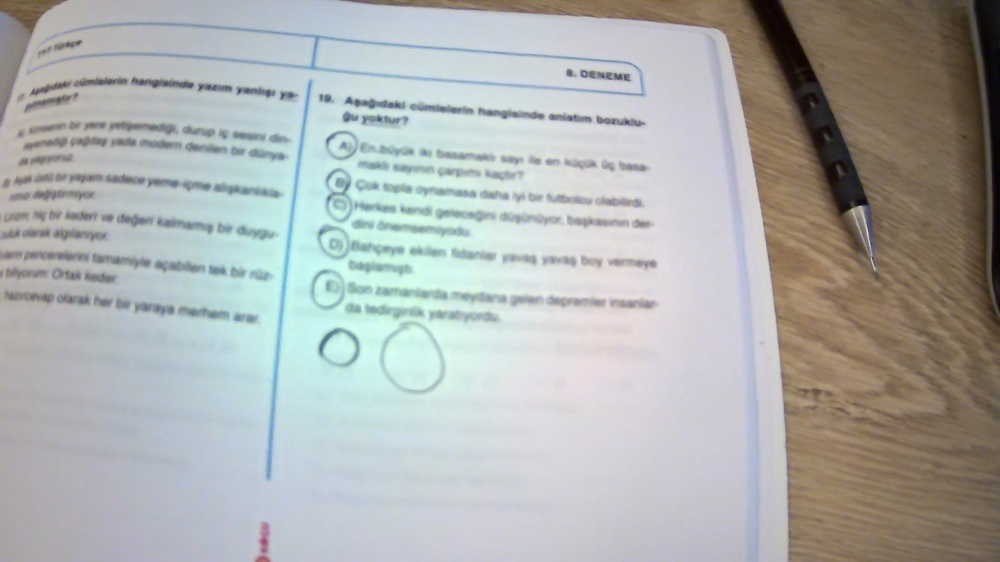
#> input picture lib/detect_chics/can_shape_2.jpg, 1000 x 562 px, shrunk from 1920 x 1080 before the run
$ python 'irregular_shaped .py'
#> lines starting #> are read from the running program, lines starting #| are printed output that depends on the picture; after the words box and inside, x2 and y2 are one past the last pixel; in counts of white or black regions, pixels touching at a corner belong together
#> further down, image is the input picture: shape (562, 1000, 3); mean B, G, R 174.3, 176.2, 173.7
import cv2
import numpy as np

def detect_irregular_circles(image):
    # Convert the image to grayscale

    gray = cv2.cvtColor(image, cv2.COLOR_BGR2GRAY)
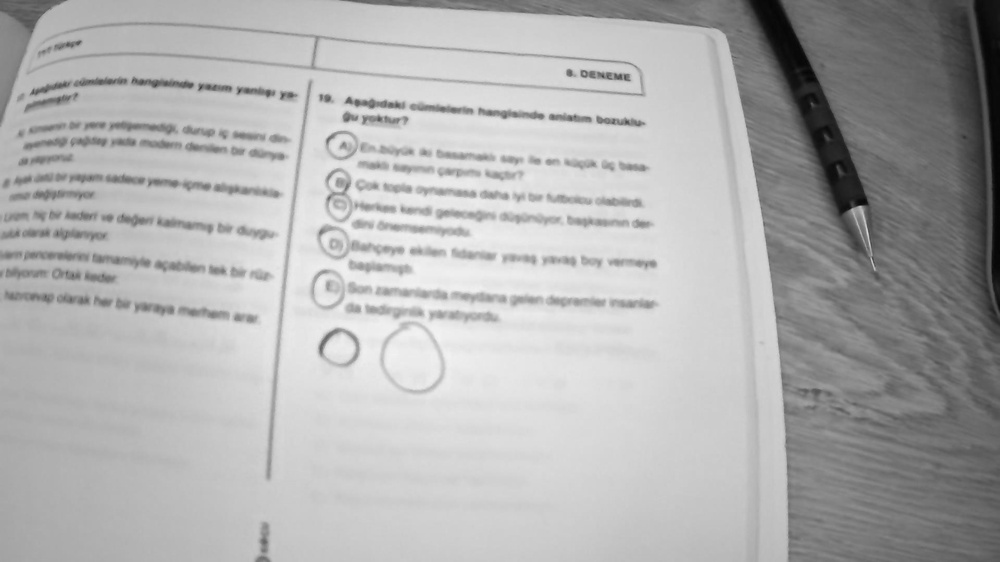
#> gray: shape (562, 1000); min 4, max 245, mean 175.2


    # Apply a Gaussian blur to the grayscale image
    blurred = cv2.GaussianBlur(gray, (5, 5), 0)

    thresh2 = cv2.adaptiveThreshold(gray, 255, cv2.ADAPTIVE_THRESH_GAUSSIAN_C, cv2.THRESH_BINARY, 199, 5)
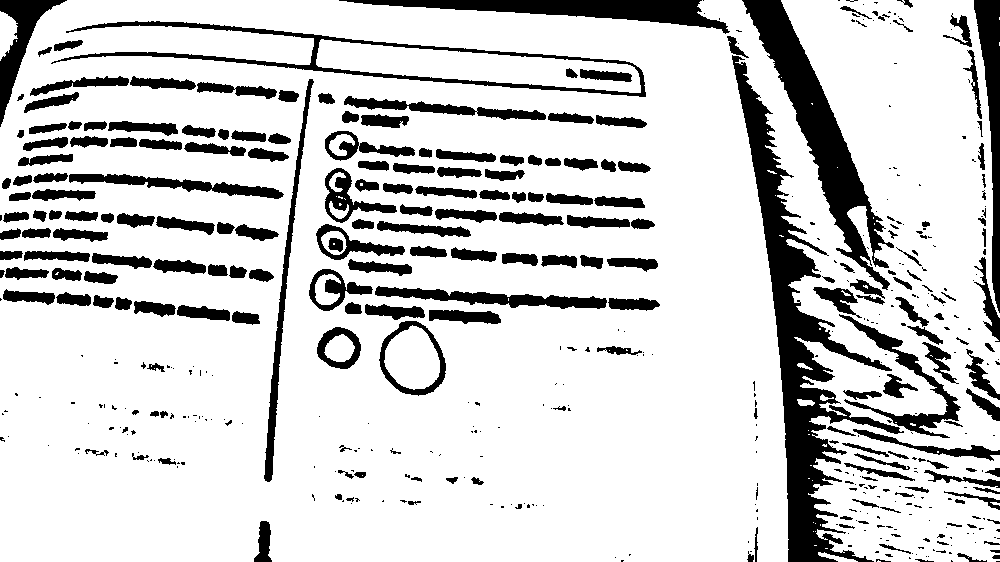
#> thresh2: shape (562, 1000); 81.6% white; 502 black regions (281 under 20 px), largest, box (x1, y1, x2, y2) and area: (732, 55, 904, 562) 17272, (742, 0, 894, 290) 9759, (339, 0, 730, 34) 5019
    # Use Canny edge detection
    canny = cv2.Canny(blurred, 50, 150)
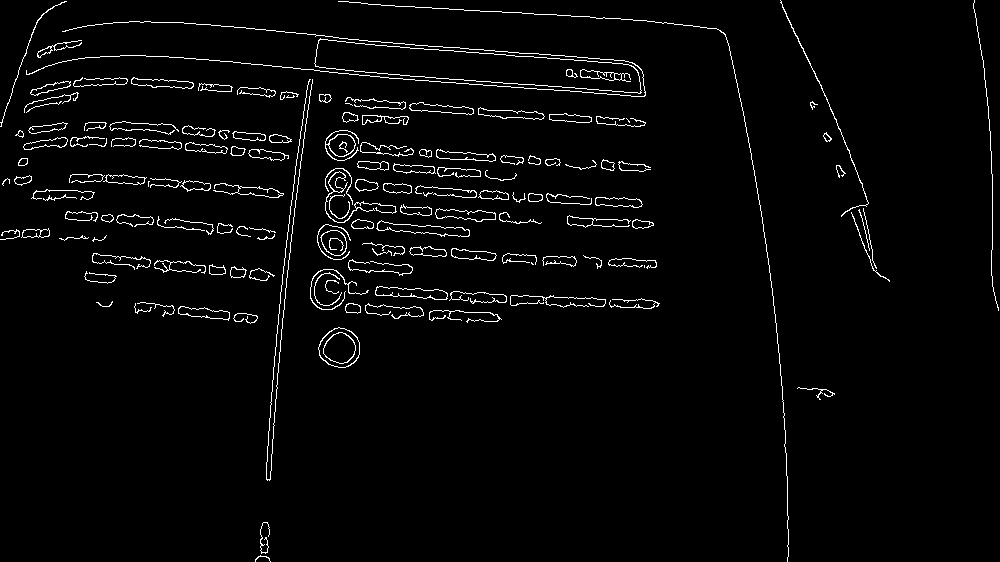
#> canny: shape (562, 1000); 2.9% white in thin lines or dots

    # Find contours in the edge-detected image
    contours, _ = cv2.findContours(canny, cv2.RETR_EXTERNAL, cv2.CHAIN_APPROX_SIMPLE)
#> contours = 144 contours, 81 with area under 20; largest, box (x1, y1, x2, y2) and area: (314, 38, 642, 94) 9022, (318, 327, 360, 368) 1252, (376, 220, 470, 237) 672, (375, 286, 448, 300) 578, (320, 230, 347, 256) 497

    # Approximate each contour as a circle
    for contour in contours:
        ((x, y), radius) = cv2.minEnclosingCircle(contour)
        if radius > 0:
            # Convert the radius to an integer
            radius = int(radius)

            # Draw the circle on the original image
            cv2.circle(image, (int(x), int(y)), radius, (0, 255, 0), 4)
#> this loop made 144 passes
#> (contour, x, y, radius) on passes 23, 25: ([[644, 265], [644, 267]], 644, 266, 1), ([[531, 262], [531, 263], [532, 264], [533, 264]], 532, 263, 1)
#> (x, y, radius) on passes 1 to 6: (262.5, 560, 7), (264, 537.5, 15), (815.5, 391, 18), (338.9, 347.9, 21), (245, 317, 12), (465, 315.5, 36)
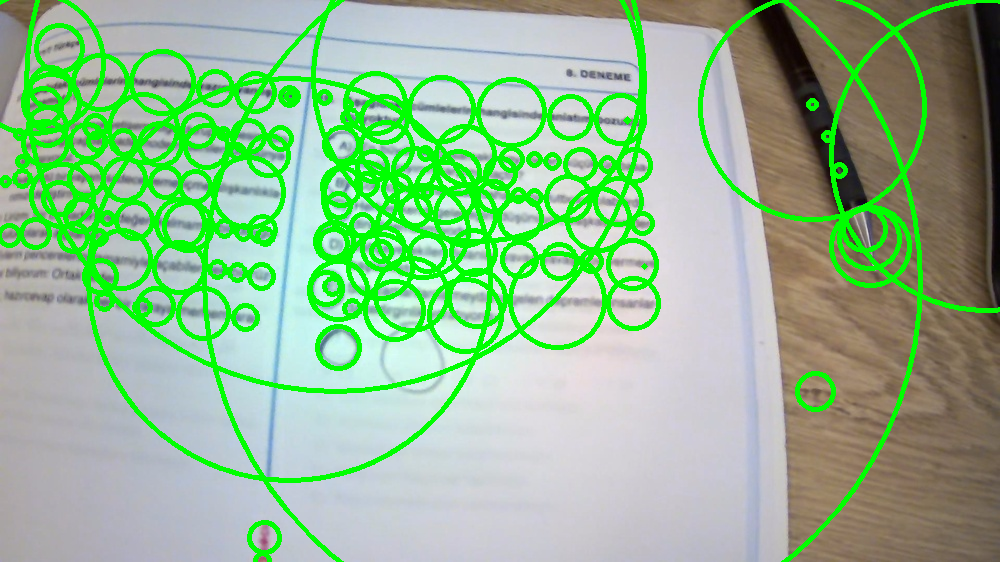
#> image: shape (562, 1000, 3); 15.56% of pixels changed, all inside (x1, y1, x2, y2) = (0, 0, 1000, 562)

    # Return the original image with circles drawn on it
    return thresh2

# Read the image from file
image = cv2.imread('can_shape_2.jpg')

# Detect irregularly shaped circles in the image
detected_image = detect_irregular_circles(image)

# Display the original image with circles drawn on it
cv2.imshow('Detected Circles', detected_image)
cv2.waitKey(0)
cv2.destroyAllWindows()

$ run again, with lib/detect_chics/can_shape_3.jpg copied over lib/detect_chics/can_shape_2.jpg
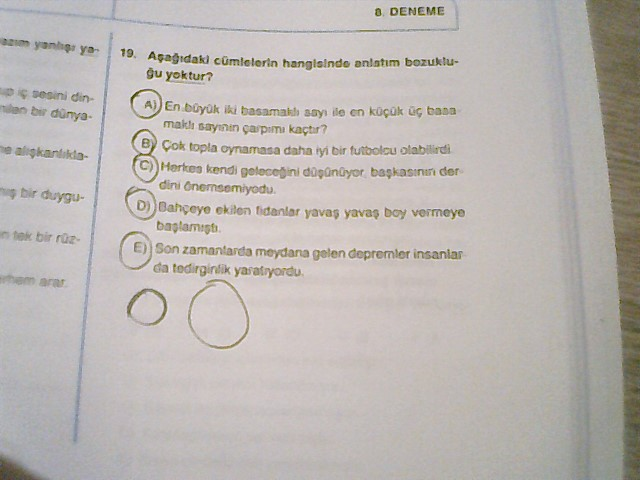
#> input picture lib/detect_chics/can_shape_3.jpg, 640 x 480 px
#> image is the input picture: shape (480, 640, 3); mean B, G, R 178.6, 182.4, 187.8
#> in detect_irregular_circles, `thresh2 = cv2.adaptiveThreshold(gray, 255, cv2.ADAPTIVE_THRESH_GAUSSIA..`:
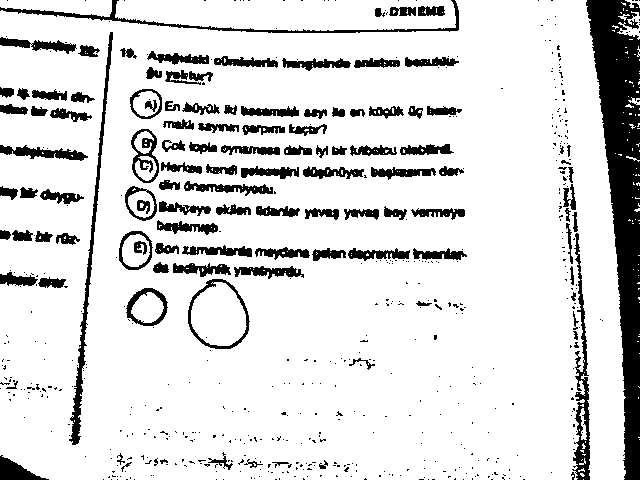
#> thresh2: shape (480, 640); 85.8% white; 603 black regions (489 under 20 px), largest, box (x1, y1, x2, y2) and area: (586, 0, 640, 480) 12813, (69, 32, 113, 445) 1781, (572, 233, 590, 480) 1560
#> canny: shape (480, 640); 4.3% white in thin lines or dots
#> contours = 123 contours, 61 with area under 20; largest, box (x1, y1, x2, y2) and area: (187, 278, 250, 350) 3332, (127, 288, 168, 327) 1171, (118, 231, 153, 271) 1082, (130, 88, 163, 120) 805, (131, 128, 160, 184) 718
#> the loop in detect_irregular_circles, `for contour in contours:` made 123 passes
#> (contour, x, y, radius) on passes 34, 38: ([[223, 205], [223, 206]], 223, 205.5, 0), ([[59, 196], [58, 197], [58, 200], [58, 197]], 58.5, 198, 2)
#> after the loop in detect_irregular_circles, `for contour in contours:`:
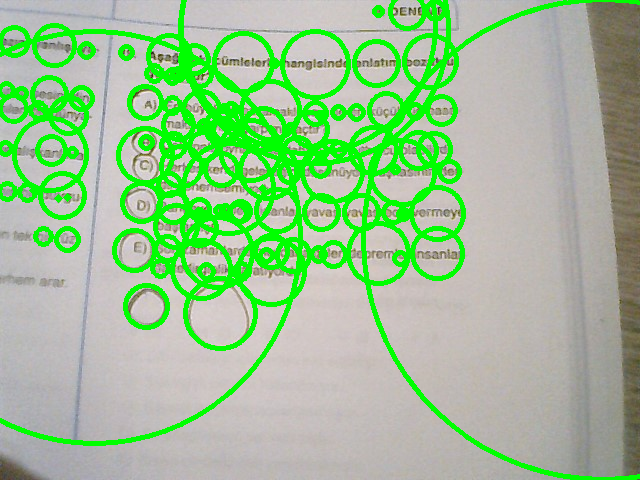
#> image: shape (480, 640, 3); 16.99% of pixels changed, all inside (x1, y1, x2, y2) = (0, 0, 640, 480)

$ run again, with lib/detect_chics/can_shape.jpg copied over lib/detect_chics/can_shape_2.jpg
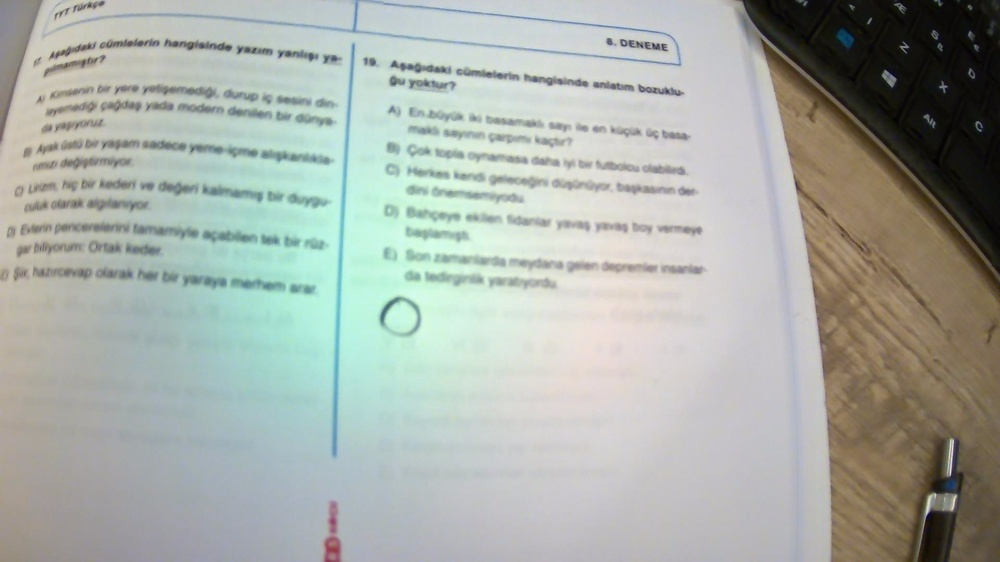
#> input picture lib/detect_chics/can_shape.jpg, 1000 x 562 px, shrunk from 1920 x 1080 before the run
#> image is the input picture: shape (562, 1000, 3); mean B, G, R 167.2, 173.7, 167.9
#> in detect_irregular_circles, `thresh2 = cv2.adaptiveThreshold(gray, 255, cv2.ADAPTIVE_THRESH_GAUSSIA..`:
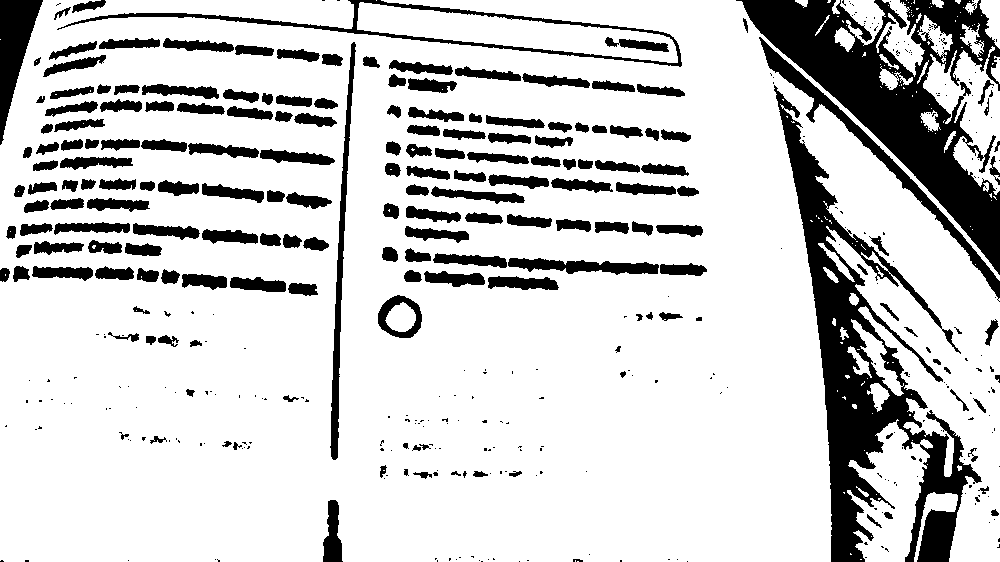
#> thresh2: shape (562, 1000); 80.8% white; 451 black regions (265 under 20 px), largest, box (x1, y1, x2, y2) and area: (774, 85, 982, 562) 24163, (736, 0, 1000, 275) 23531, (759, 37, 1000, 302) 3510
#> canny: shape (562, 1000); 3.2% white in thin lines or dots
#> contours = 202 contours, 117 with area under 20; largest, box (x1, y1, x2, y2) and area: (332, 42, 356, 459) 1734, (379, 296, 422, 338) 1300, (434, 253, 506, 267) 568, (87, 198, 148, 212) 480, (488, 174, 549, 189) 444
#> the loop in detect_irregular_circles, `for contour in contours:` made 202 passes
#> (x, y, radius) on passes 1 to 8: (332, 549.5, 14), (952, 537, 24), (332.5, 516.9, 16), (951.5, 502, 6), (924, 528.5, 33), (934.5, 527.5, 39), (949, 457, 19), (400.2, 317.1, 21)
#> after the loop in detect_irregular_circles, `for contour in contours:`:
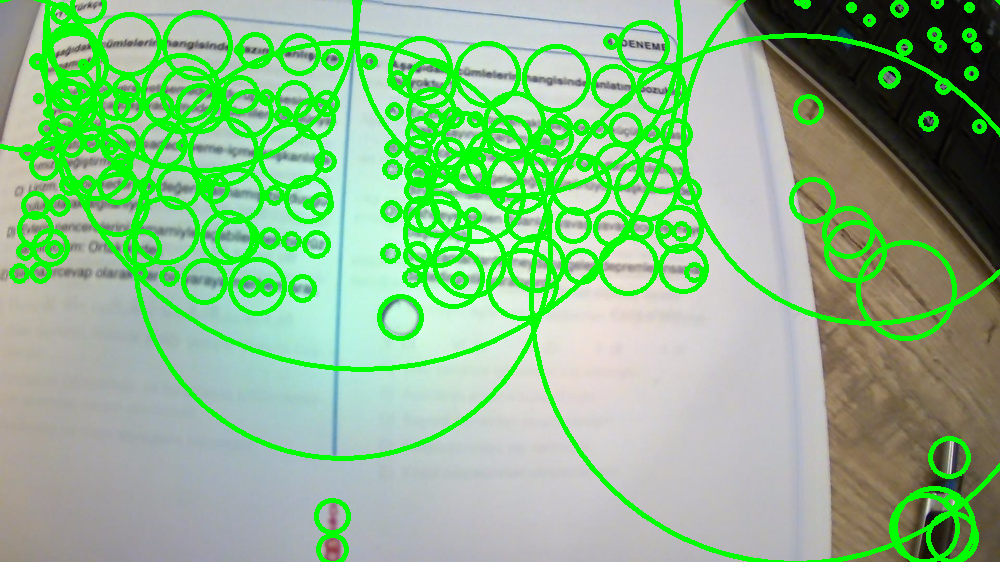
#> image: shape (562, 1000, 3); 17.4% of pixels changed, all inside (x1, y1, x2, y2) = (0, 0, 1000, 562)
